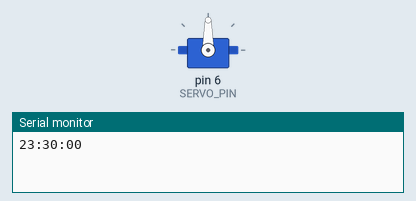
The sketch below on a simulated Arduino Uno, built with avr-gcc and run on an emulated ATmega328P. On the bench: servo, the last lines printed to the serial monitor.

Above: at 0.1 s.
At 11.31 s:
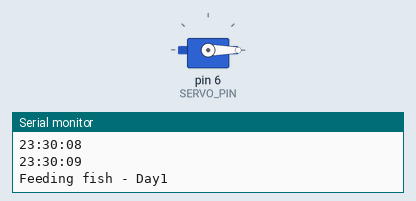
Timing chart, 0 to 12.9 s (numbered marks = the images above):
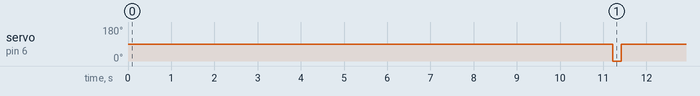

The sketch:

two_day_fishfeeder.ino
```cpp
// Scott Camarena
//
// - Automatic Fish Feeder
//  Using a Servo and Timed Alarm
//=================================================
#include <Servo.h>
#include <Time.h>
#include <TimeAlarms.h>


#define ST_HOUR 23
#define ST_MIN 30

#define TANK_LED_PIN 8
#define TOP_LED_PIN 13
#define SERVO_PIN 6
#define MIDPOINT 90
#define MAXDAYSFOOD 3


Servo feeder;

int dayNum;

// Degrees of rotation to drop each day's food.
// Rotation to the right for first 4 days,
//  and back to the left for last 4 days
int dayDrop[MAXDAYSFOOD] = {0, 180, 90};

void blinkLED(int pin, int times, int rate)
{
  for(int i = 0; i < times; ++i)
  {
    digitalWrite(pin, HIGH);
    delay(rate);
    digitalWrite(pin, LOW);
    delay(rate);
  }
}

void resetFeeder()
{
  feeder.write(MIDPOINT);
  dayNum = 0;
}

// Fail state
void needsRefill()
{

  Serial.println("Out of food!");
  while(1)
  {
    blinkLED(TOP_LED_PIN, 10, 1000);
  }
}


void feedFish()
{
  blinkLED(TANK_LED_PIN, 3, 200);
  Serial.print("Feeding fish - Day");
  Serial.println(dayNum+1);
  if( dayNum < MAXDAYSFOOD )
  {
    // Rotate the feeder to drop current day's food,
    //  then incriment the day.
    feeder.write(dayDrop[dayNum++]);
    delay(200);
    //  rotate back to mid,
    feeder.write(MIDPOINT);
  }

  if( dayNum == MAXDAYSFOOD )
    needsRefill();
}

void setup()
{
  digitalWrite(TOP_LED_PIN, LOW);
  digitalWrite(9, LOW);
  digitalWrite(TANK_LED_PIN, LOW);
  Serial.begin(9600);
  feeder.attach(SERVO_PIN);
  setTime(ST_HOUR, ST_MIN, 00, 12, 25, 13); // set time to 8:00:00pm July 2 2013
  resetFeeder();
  // Feed fish once a day at 8am.
  //Alarm.alarmRepeat( ST_HOUR, ST_MIN, 5, feedFish );
  //Alarm.alarmRepeat( ST_HOUR, ST_MIN, 15, feedFish );
  //Alarm.alarmRepeat( ST_HOUR, ST_MIN, 10, feedFish );
  Alarm.alarmOnce( ST_HOUR, ST_MIN, 10, feedFish );
  resetFeeder();
  Alarm.alarmOnce( dowSaturday, 8, 00, 00, feedFish );
  Alarm.alarmOnce( dowTuesday, 8, 00, 00, feedFish );
}


void loop()
{
  digitalClockDisplay();
  Alarm.delay(1000);
}

void digitalClockDisplay()
{
  // digital clock display of the time
  Serial.print(hour());
  printDigits(minute());
  printDigits(second());
  Serial.println();
}

void printDigits(int digits)
{
  Serial.print(":");
  if(digits < 10)
    Serial.print('0');
  Serial.print(digits);
}
```

Measured:
- by itself, servo on pin 6 (SERVO_PIN): 90° → 0° at 11.2 s, → 90° 0.20 s later
